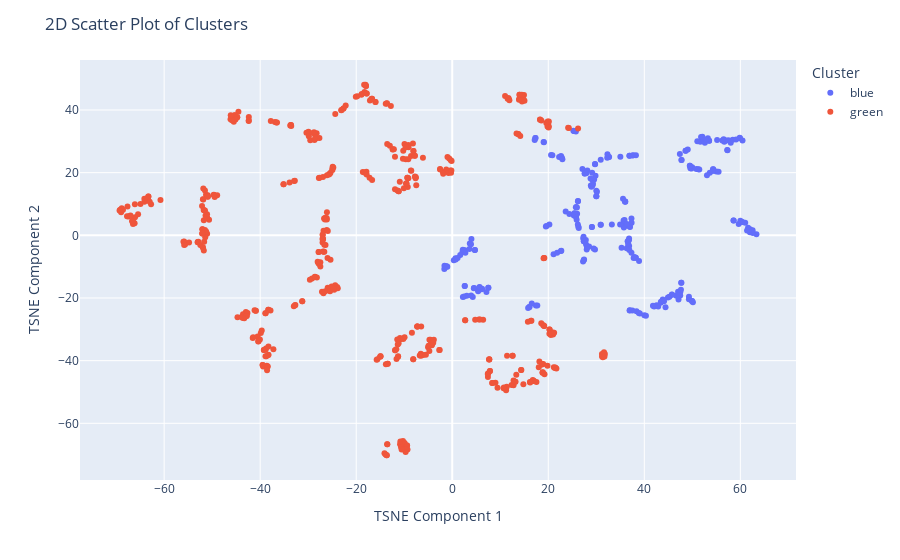

Notebook code for this chart:
### Markdown cell above
### **4.1 Testing for 2 Clusters**

### Code cell
# KMeans clustering
km2 = KMeans(n_clusters=2, random_state=42).fit(df)

# t-SNE for dimensionality reduction to 2D
X_embedded = TSNE(n_components=2, perplexity=10, random_state=24).fit_transform(df)
colors = np.array(['blue', 'green'])

# Plot using Plotly
fig = px.scatter(x=X_embedded[:, 0], y=X_embedded[:, 1], color=[colors[label] for label in km2.labels_])
fig.update_layout(
    title="2D Scatter Plot of Clusters",
    xaxis_title="TSNE Component 1",
    yaxis_title="TSNE Component 2",
    legend_title="Cluster"
)
fig.show()

### Figure 1 — Plotly figure (JSON) as saved in the notebook; plotly's stock layout.template omitted (floating-point values rounded to 4 significant figures; data arrays with more than 128 entries replaced by an {"elided": "..."} marker saying what was removed)
{"data": [{"hovertemplate": "color=blue<br>x=%{x}<br>y=%{y}<extra></extra>", "legendgroup": "blue", "marker": {"color": "#636efa", "symbol": "circle"}, "mode": "markers", "name": "blue", "orientation": "v", "showlegend": true, "type": "scatter", "x": {"elided": "261 float values"}, "xaxis": "x", "y": {"elided": "261 float values"}, "yaxis": "y"}, {"hovertemplate": "color=green<br>x=%{x}<br>y=%{y}<extra></extra>", "legendgroup": "green", "marker": {"color": "#EF553B", "symbol": "circle"}, "mode": "markers", "name": "green", "orientation": "v", "showlegend": true, "type": "scatter", "x": {"elided": "479 float values"}, "xaxis": "x", "y": {"elided": "479 float values"}, "yaxis": "y"}], "layout": {"legend": {"title": {"text": "Cluster"}, "tracegroupgap": 0}, "margin": {"t": 60}, "title": {"text": "2D Scatter Plot of Clusters"}, "xaxis": {"anchor": "y", "domain": [0, 1], "title": {"text": "TSNE Component 1"}}, "yaxis": {"anchor": "x", "domain": [0, 1], "title": {"text": "TSNE Component 2"}}}}
